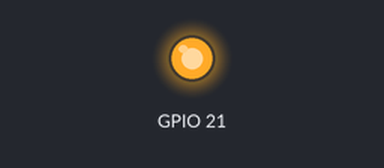
The program below on a simulated Raspberry Pi (BCM pin numbers). On the bench: output pins drawn as LEDs (lit = HIGH). At 0.0 s the program stops and its outputs stay as they are.

Above: at 0.1 s.
Timing chart, 0 to 1.5 s (numbered marks = the images above):
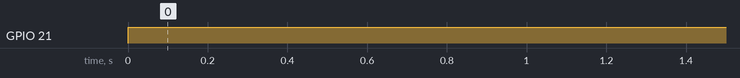

The program:

Led_off.py
```python
__author__ = 'Zotya'
import RPi.GPIO as GPIO

# The script as below using BCM GPIO 00..nn numbers
GPIO.setmode (GPIO.BCM)
# Set relay pins as output
GPIO.setup (21, GPIO.OUT)

# Turn off relay
GPIO.output (21, GPIO.HIGH)
```

Measured:
- by itself, GPIO 21: LOW → HIGH at 0.00 s
